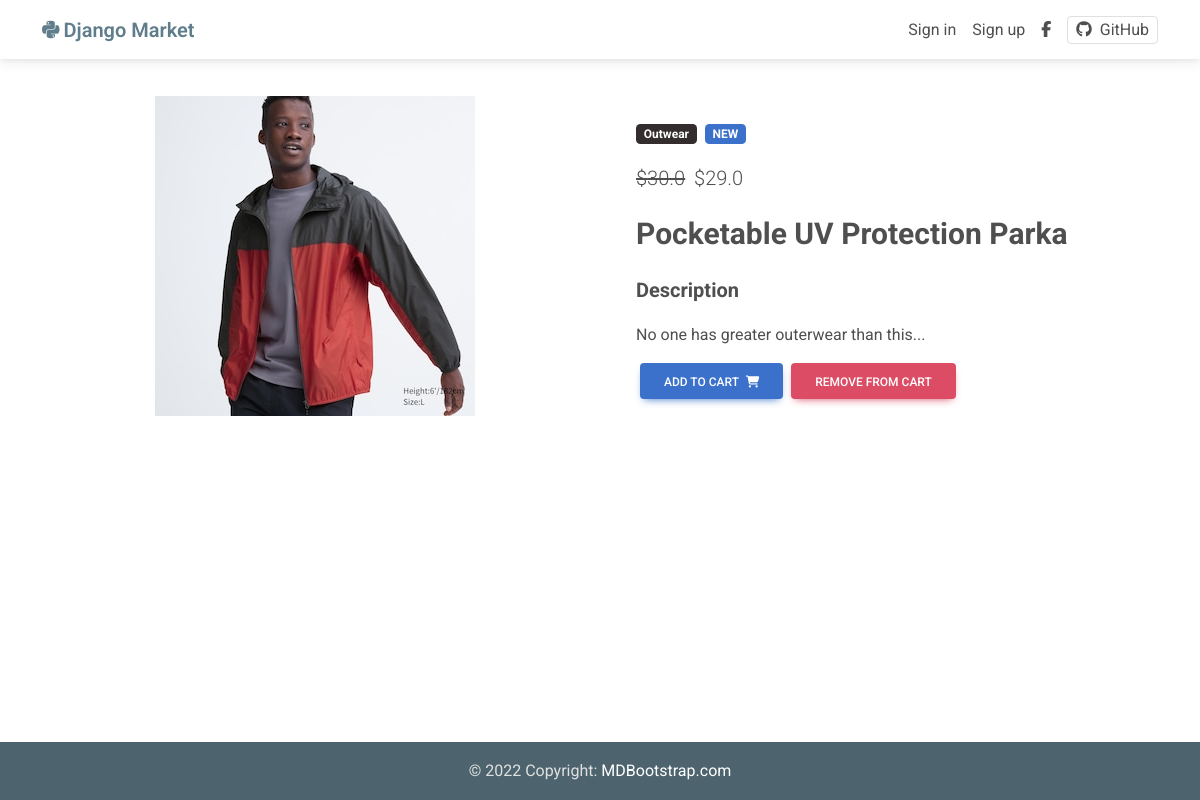
Screenshot of /product/pocketable-uv-protection-parka-06-08-2023/ with the database file from the repository.
### market/models.py (models this page shows, shortened)
class Item(models.Model):
    title = models.CharField(max_length=100)
    price = models.FloatField(blank=False, null=False)
    date = models.DateField(default=timezone.now)
    discount_price = models.FloatField(blank=True, null=True)
    category = models.CharField(
        choices=CATEGORY_CHOICES,
        max_length=2,
        default="S",
    )
    slug = models.SlugField(max_length=100)
    description = models.TextField(blank=True)
    image = models.ImageField(
        upload_to="items/",
        null=True,
        blank=True,
        default="items/default.jpg",
    )
    recently = models.BooleanField(default=False)
    def get_add_to_cart_url(self):
        return reverse("market:add-to-cart", kwargs={"slug": self.slug})
    def get_remove_from_cart_url(self):
        return reverse("market:remove-from-cart", kwargs={"slug": self.slug})

### market/views.py (the view)
# urls.py: path("product/<slug>/", views.ProductView.as_view(), name="product"),
class ProductView(DetailView):
    model = Item
    template_name = "market/product_page.html"

### market/templates/market/product_page.html
{% extends "market/base.html" %}
{% block content %}
<main>
    <div class="container pt-5">
        <div class="row mt-5">
            <div class="col-md-6 mb-4 text-center">
                <img src="{{ object.image.url }}" class="ripple"
                    alt="" />
            </div>
            <div class="col-md-6 mb-4">
                <div class="p-4">
                    <div class="mb-3">
                        <a href="">
                            <span class="badge bg-dark me-1">{{ object.get_category_display }}</span>
                        </a>
                        {% if object.recently %}
                        <a href="">
                            <span class="badge bg-primary me-1">NEW</span>
                        </a>
                        {% endif %}
                    </div>
                    <p class="lead">
                        {% if object.discount_price %}
                        <span class="me-1">
                            <del>${{ object.price }}</del>
                        </span>
                        <span>${{ object.discount_price }}</span>
                        {% else %}
                        <span>${{ object.price }}</span>
                        {% endif %}
                    </p>
                    <strong>
                        <p style="font-size: 30px;">{{ object.title }}</p>
                    </strong>
                    <strong>
                        <p style="font-size: 20px;">Description</p>
                    </strong>
                    <p>{{ object.description }}</p>
                    <a href="{{ object.get_add_to_cart_url }}" class="btn btn-primary ms-1">
                        Add to cart
                        <i class="fas fa-shopping-cart ms-1"></i>
                    </a>
                    <a href="{{ object.get_remove_from_cart_url }}" class="btn btn-danger ms-1">
                        Remove from cart
                    </a>
                </div>
            </div>
        </div>
    </div>
</main>
{% endblock %}

### market/static/market/css/style.css (style rules this page uses)
html { height: 100vh; box-sizing: border-box; }
*, *:before, *:after { box-sizing: inherit; }
body { margin: 0; height: 100vh; display: grid; grid-template-rows: 1fr auto; }
a { color: #4f4f4f; text-decoration: none; }

### rows the page displays
Item: image (picture), category "Outwear", price "30.0", discount_price "29.0", title "Pocketable UV Protection Parka", description "No one has greater outerwear than this..."
